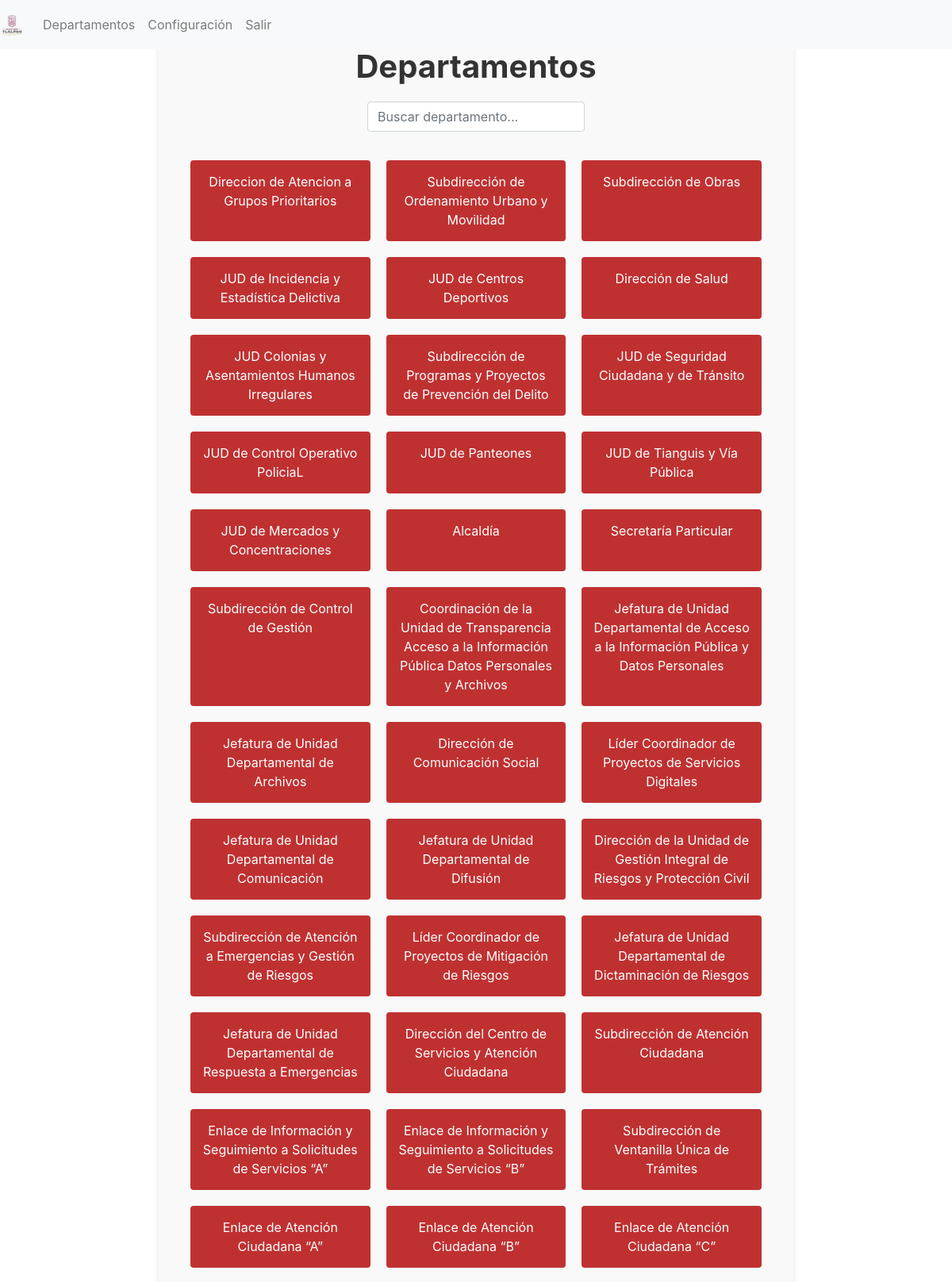
The app's page /menudepartamento.php (signed in, upper part) with its own data.
### tables this page shows
CREATE TABLE `departamentos` (
  `ID` int(11) NOT NULL,
  `Departamento` varchar(150) DEFAULT NULL,
  `Contraseña` varchar(50) DEFAULT NULL,
  `VistaEspecial` tinyint(1) DEFAULT NULL
);

### menudepartamento.php (the view, shortened to what this page needs)
<?php
$conn = new mysqli('localhost', 'root', '', 'tlalpan');
$usuario_id = $_SESSION['usuario_id'];
$stmt = $conn->prepare("
    SELECT d.ID, d.Departamento
    FROM Departamentos d
    JOIN UsuarioDepartamentos ud ON d.ID = ud.DepartamentoID
    WHERE ud.UsuarioID = ?
");
$stmt->bind_param("i", $usuario_id);
$stmt->execute();
$result = $stmt->get_result();
$departamentos = [];
while ($row = $result->fetch_assoc()) {
    $departamentos[] = $row;
}
?>
<!DOCTYPE html>
<html lang="es">
<head>
    <link rel="stylesheet" href="https://stackpath.bootstrapcdn.com/bootstrap/4.5.2/css/bootstrap.min.css">
    <link rel="stylesheet" href="css/menudepartamentos.css">
</head>
<body>
    <?php include 'includes/navbarh.php'; ?>
    <div id="formContent">
        <h2 class="centro">Departamentos</h2>
        <div id="searchBar" class="mb-3" style="display: none;">
            <input type="text" class="form-control" id="searchInput" placeholder="Buscar departamento...">
        </div>
        <div class="menu-grid" id="departmentMenu">
            <a class="menu-item" href="menusformularios/menuDireccionGPT.php">Direccion de Atencion a Grupos Prioritarios</a>
            <a class="menu-item" href="menusformularios/menuSubdireccionUrbayMovili.php">Subdirección de Ordenamiento Urbano y Movilidad</a>
            <a class="menu-item" href="menusformularios/menuSubdireccióndeObras.php">Subdirección de Obras</a>
            <a class="menu-item" href="menusformularios/menuJUDIncidenciayEstadísticaDelictiva.php">JUD de Incidencia y Estadística Delictiva</a>
            <a class="menu-item" href="menusformularios/menuJUDCentrosDepor.php">JUD de Centros Deportivos</a>
            <a class="menu-item" href="menusformularios/menuDireccióndeSalud.php">Dirección de Salud</a>
            <a class="menu-item" href="menusformularios/menuJUDColoniasyAsntamientosH.php">JUD Colonias y Asentamientos Humanos Irregulares</a>
            <a class="menu-item" href="menusformularios/menuSubdirecciónProgramasPrevenciónDelito.php">Subdirección de Programas y Proyectos de Prevención del Delito</a>
            <a class="menu-item" href="menusformularios/menuSubdirecciónProgramasPrevenciónDelito.php">JUD de Seguridad Ciudadana y de Tránsito</a>
            <a class="menu-item" href="menusformularios/menuSubdirecciónProgramasPrevenciónDelito.php">JUD de Control Operativo PoliciaL</a>
            <a class="menu-item" href="menusformularios/menuSubdirecciónProgramasPrevenciónDelito.php">JUD de Panteones</a>
            <a class="menu-item" href="menusformularios/menuSubdirecciónProgramasPrevenciónDelito.php">JUD de Tianguis y Vía Pública</a>
            <a class="menu-item" href="menusformularios/menuSubdirecciónProgramasPrevenciónDelito.php">JUD de Mercados y Concentraciones </a>
            <?php
            $href_static = [
                'Alcaldía' => 'menusformularios/menuAlcaldia.php',
                'Secretaría Particular' => 'menusformularios/menuSecretariaParticular.php'
            ];
            foreach ($departamentos as $departamento):
                $nombre_departamento = $departamento['Departamento'];
                $href = isset($href_static[$nombre_departamento]) ? $href_static[$nombre_departamento] : '#';
            ?>
                <a class="menu-item" href="<?php echo $href; ?>"><?php echo $nombre_departamento; ?></a>
            <?php endforeach; ?>
        </div>
    </div>
</body>
</html>

### includes/navbarh.php (shortened to what this page needs)
<header>
    <nav class="navbar navbar-expand-lg navbar-light bg-light fixed-top">
        <a class="navbar-brand">
            <img src="static/img/logo.png" alt="Logo" style="height: 30px;">
        </a>
        <div class="collapse navbar-collapse" id="navbarNav">
            <ul class="navbar-nav mr-auto">
                <li class="nav-item"><a class="nav-link" href="menudepartamento.php">Departamentos</a></li>
                <li class="nav-item"><a class="nav-link" href="configuracion.php">Configuración</a></li>
                <li class="nav-item"><a class="nav-link" href="logout.php">Salir</a></li>
            </ul>
        </div>
    </nav>
</header>

### css/menudepartamentos.css (style rules this page uses)
.navbar { position: fixed; top: 0; left: 0; width: 100%; z-index: 1000; background-color: #333; padding: 10px 0; }
#formContent { padding-top: 60px; padding: 40px; text-align: center; width: 100%; max-width: 800px; min-height: 500px; display: flex; flex-direction: column; justify-content: center; align-items: center; margin: auto; background-color: #f9f9f9; border-radius: 8px; box-shadow: 0px 4px 8px rgba(0, 0, 0, 0.1); position: relative; margin-top: 20px; }
#formContent h2.centro { font-size: 40px; margin-bottom: 20px; color: #333; font-weight: bold; }
.menu-grid { display: grid; grid-template-columns: repeat(auto-fit, minmax(200px, 1fr)); gap: 20px; margin-top: 20px; }
.menu-item { display: block; padding: 15px; text-align: center; background-color: #bf3131; color: white; text-decoration: none; border-radius: 4px; transition: background-color 0.3s ease; font-size: 16px; }

### records on screen
departamentos: Departamento "Alcaldía"
departamentos: Departamento "Secretaría Particular"
departamentos: Departamento "Subdirección de Control de Gestión"
departamentos: Departamento "Coordinación de la Unidad de Transparencia Acceso a la Información Pública Datos Personales y Archivos"
departamentos: Departamento "Jefatura de Unidad Departamental de Acceso a la Información Pública y Datos Personales"
departamentos: Departamento "Jefatura de Unidad Departamental de Archivos"
departamentos: Departamento "Dirección de Comunicación Social"
departamentos: Departamento "Líder Coordinador de Proyectos de Servicios Digitales"
departamentos: Departamento "Jefatura de Unidad Departamental de Comunicación"
departamentos: Departamento "Jefatura de Unidad Departamental de Difusión"
departamentos: Departamento "Dirección de la Unidad de Gestión Integral de Riesgos y Protección Civil"
departamentos: Departamento "Subdirección de Atención a Emergencias y Gestión de Riesgos"
departamentos: Departamento "Líder Coordinador de Proyectos de Mitigación de Riesgos"
departamentos: Departamento "Jefatura de Unidad Departamental de Dictaminación de Riesgos"
departamentos: Departamento "Jefatura de Unidad Departamental de Respuesta a Emergencias"
departamentos: Departamento "Dirección del Centro de Servicios y Atención Ciudadana"
departamentos: Departamento "Subdirección de Atención Ciudadana"
departamentos: Departamento "Enlace de Información y Seguimiento a Solicitudes de Servicios “A”"
departamentos: Departamento "Enlace de Información y Seguimiento a Solicitudes de Servicios “B”"
departamentos: Departamento "Subdirección de Ventanilla Única de Trámites"
departamentos: Departamento "Enlace de Atención Ciudadana “A”"
departamentos: Departamento "Enlace de Atención Ciudadana “B”"
departamentos: Departamento "Enlace de Atención Ciudadana “C”"
